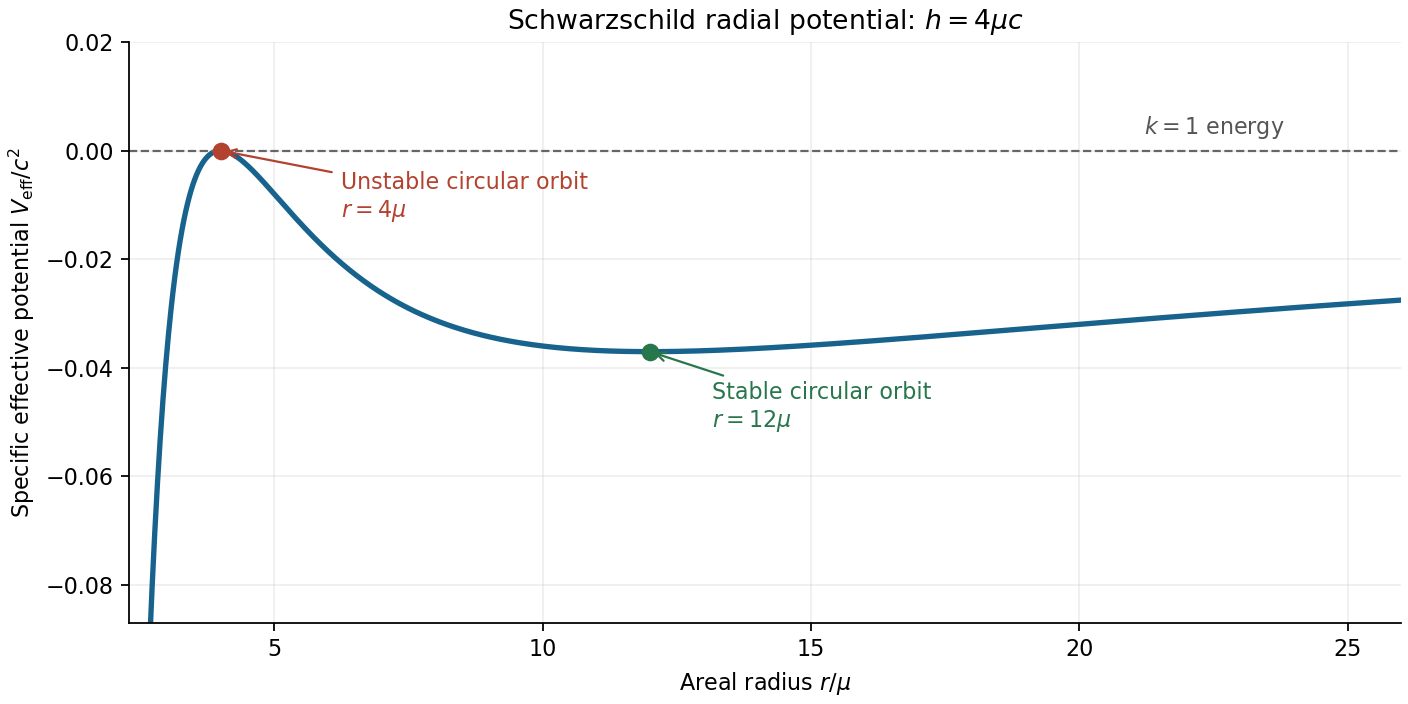

Reproduce this figure in Python.
"""Plot the 2018 B3 radial potential; write the PNG basename to the cwd.

Tested with Python 3.14.4, NumPy 2.3.5 and Matplotlib 3.10.7.
"""

from pathlib import Path

import matplotlib

matplotlib.use("Agg")
import matplotlib.pyplot as plt
import numpy as np


def potential(x):
    """V_eff/c^2 at h/(mu*c) = 4, where x = r/mu."""
    return -1 / x + 8 / x**2 - 16 / x**3


def main():
    x = np.linspace(2.3, 26, 1400)
    fig, ax = plt.subplots(figsize=(8.8, 4.4), layout="constrained")
    fig.patch.set_facecolor("white")
    ax.set_facecolor("white")
    ax.plot(x, potential(x), color="#17638d", linewidth=2.4)
    ax.axhline(0, color="#666666", linestyle="--", linewidth=1)
    for radius, label, color, offset in [
        (4.0, "Unstable circular orbit", "#b3422f", (54, -30)),
        (12.0, "Stable circular orbit", "#28764b", (28, -34)),
    ]:
        ax.scatter(radius, potential(radius), s=48, color=color, zorder=3)
        ax.annotate(
            label + "\n" + rf"$r={int(radius)}\mu$",
            (radius, potential(radius)),
            xytext=offset,
            textcoords="offset points",
            arrowprops={"arrowstyle": "->", "color": color},
            color=color,
            fontsize=10,
        )
    ax.text(21.2, 0.003, r"$k=1$ energy", color="#555555", fontsize=10)
    ax.set(
        xlim=(2.3, 26),
        ylim=(-0.087, 0.02),
        xlabel=r"Areal radius $r/\mu$",
        ylabel=r"Specific effective potential $V_{\rm eff}/c^2$",
        title=r"Schwarzschild radial potential: $h=4\mu c$",
    )
    ax.grid(alpha=0.2)
    ax.spines[["top", "right"]].set_visible(False)
    fig.savefig(Path("2018-effective-potential.png"), dpi=160, facecolor="white")
    plt.close(fig)


if __name__ == "__main__":
    main()
